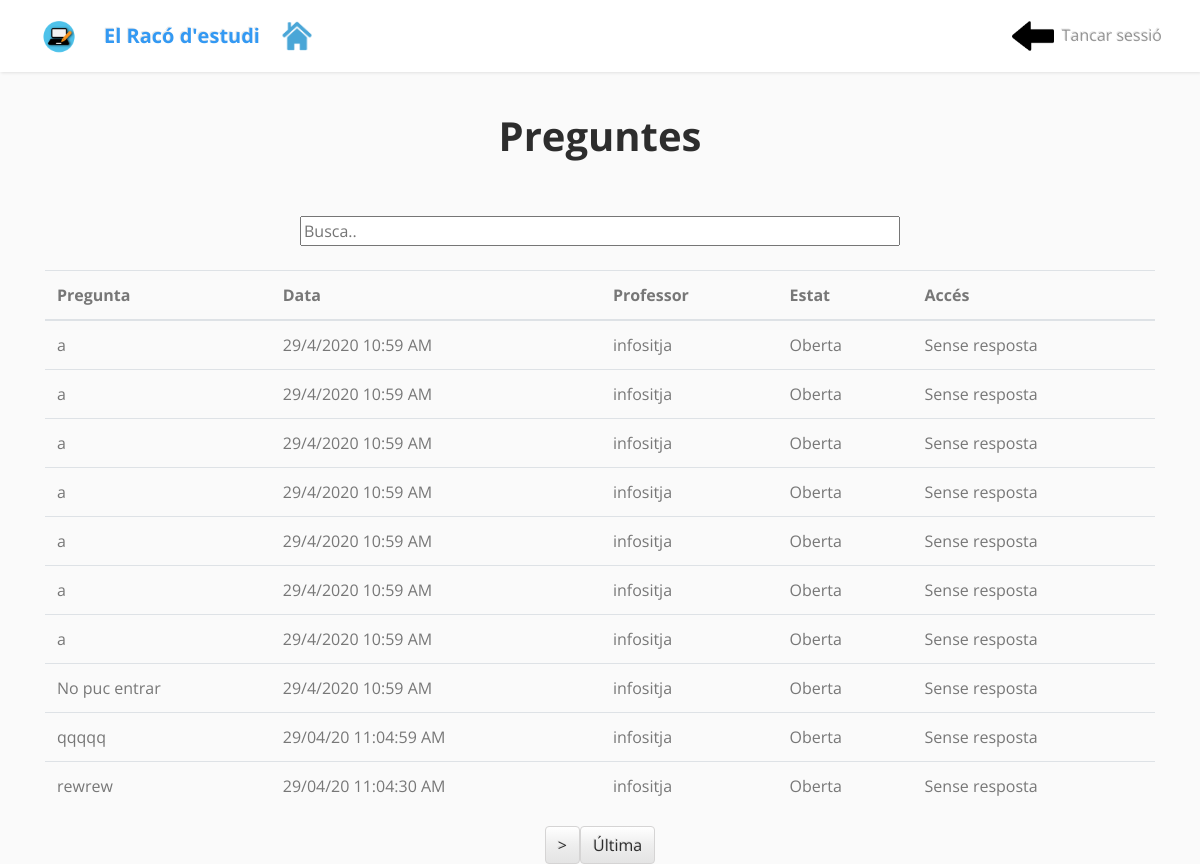
The page /main_app/preguntes.php (signed in) on the database its author committed.
### tables this page shows
CREATE TABLE IF NOT EXISTS `pregunta` (
  `id` mediumint(9) NOT NULL AUTO_INCREMENT,
  `titol` varchar(100) NOT NULL,
  `missatge` text NOT NULL,
  `Data` varchar(100) NOT NULL,
  `IDalumne` int(11) NOT NULL,
  `IDprofessor` int(11) NOT NULL,
  `tancada` tinyint(1) DEFAULT NULL,
  PRIMARY KEY (`id`),
  KEY `IDalumne` (`IDalumne`),
  KEY `IDprofessor` (`IDprofessor`)
);

CREATE TABLE IF NOT EXISTS `professor` (
  `ID` int(11) NOT NULL AUTO_INCREMENT,
  `NomUsuari` varchar(30) NOT NULL,
  `Nom` char(30) NOT NULL,
  `Contrasenya` varchar(30) NOT NULL,
  `Correu` varchar(50) NOT NULL,
  `Centre_educatiu` varchar(50) DEFAULT NULL,
  `img` varchar(300) NOT NULL,
  PRIMARY KEY (`ID`)
);

### main_app/preguntes.php (the view, shortened to what this page needs)
<?php
$idalumne = $_SESSION['idalumne'];
?>
<!DOCTYPE html>
<html>
<head>
    <link rel="stylesheet" href="../assets/bootstrap/css/bootstrap.min.css">
    <link rel="stylesheet" href="../assets/fonts/font-awesome.min.css">
    <link rel="stylesheet" href="../assets/fonts/ionicons.min.css">
    <link rel="stylesheet" href="../assets/css/Animated-Pretty-Product-List-v12.css">
    <link rel="stylesheet" href="../assets/css/Article-List.css">
    <link rel="stylesheet" href="../assets/css/Footer-Basic.css">
    <link rel="stylesheet" href="../assets/css/Footer-Dark.css">
    <link rel="stylesheet" href="../assets/css/Grid-and-List-view-V10-1.css">
    <link rel="stylesheet" href="../assets/css/Grid-and-List-view-V10.css">
    <link rel="stylesheet" href="../assets/css/Login-Form-Clean.css">
    <link rel="stylesheet" href="../assets/css/Navbar-Fixed-Side.css">
    <link rel="stylesheet" href="../assets/css/Navigation-Clean.css">
    <link rel="stylesheet" href="../assets/css/Pretty-Registration-Form.css">
    <link rel="stylesheet" href="../assets/css/Profile-Edit-Form-1.css">
    <link rel="stylesheet" href="../assets/css/Profile-Edit-Form.css">
    <link rel="stylesheet" href="../assets/css/Registration-Form-with-Photo.css">
    <link rel="stylesheet" href="../assets/css/Responsive-Form-1.css">
    <link rel="stylesheet" href="../assets/css/Responsive-Form.css">
    <link rel="stylesheet" href="../assets/css/Sidebar-1-1.css">
    <link rel="stylesheet" href="../assets/css/Sidebar-1-2.css">
    <link rel="stylesheet" href="../assets/css/sidebar-1.css">
    <link rel="stylesheet" href="../assets/css/Sidebar-Menu-1.css">
    <link rel="stylesheet" href="../assets/css/Sidebar-Menu.css">
    <link rel="stylesheet" href="../assets/css/SIdebar-Responsive-2-1.css">
    <link rel="stylesheet" href="../assets/css/SIdebar-Responsive-2.css">
    <link rel="stylesheet" href="../assets/css/Sidebar-with-sticky-icon.css">
    <link rel="stylesheet" href="../assets/css/sidebar.css">
    <link rel="stylesheet" href="../assets/css/styles.css">
</head>
<body>
    <nav class="navbar navbar-light navbar-expand sticky-top">
        <div class="container"><img id="logo" src="../assets/img/logo.png"><a class="navbar-brand" href="perfil_alumne.php"><strong>El Racó d'estudi</strong></a><a href="perfil_alumne.php"><img src="../imatges/icones/perfil.png" alt="Perfil" height="42" width="42"></a>
            <div
                class="collapse navbar-collapse text-right" id="navcol-1">
                <ul class="nav navbar-nav ml-auto">
                  <a href="perfil_alumne.php"><img src="../imatges/icones/torna.png" alt="Perfil" height="42" width="42" href="perfil_alumne.php"></a>
                    <li class="nav-item" role="presentation"><a class="nav-link" href="tancar_sessio.php">Tancar sessió</a></li>
                </ul>
        </div>
        </div>
    </nav>
    <h1><strong><center>Preguntes</center></strong></h1></br></br>
    <center><input id="myInput" type="text" placeholder="Busca.." style="width:50%;"></center></br>
    <div class="container" id="taulaprincipal">
        <table class="table">
  <thead class="black white-text">
    <tr>
      <th scope="col">Pregunta</th>
      <th scope="col">Data</th>
      <th scope="col">Professor</th>
      <th scope="col">Estat</th>
      <th scope="col">Accés</th>
    </tr>
  </thead>
  <tbody>
    <?php
    require 'conn.php';
                                    $cursos ="SELECT count(titol) as total from pregunta where IDalumne=$idalumne ";
                                    $result = $mysqli->query($cursos);
                                    if ($result->num_rows > 0) {
                                        while($row = $result->fetch_assoc()) {
                                             $totalcurs = $row["total"];
                                        }
                                    }
                                   $pagines = $totalcurs / 10;
                                   $pagi = round($pagines);
                                if ( ! isset( $_GET['pag'] ) or ! is_numeric( $_GET['pag'] ) ) {
                                    $pag = 0;
                                } else {
                                    $pag = (int) $_GET['pag'];
                                }
      require 'conn.php';
      $idalumne = $_SESSION['idalumne'];
        $sql = "SELECT p.titol, p.Data, a.NomUsuari as usuariprof, p.tancada, p.id, al.NomUsuari, p.missatge as usuarialumne from pregunta p INNER JOIN professor a ON p.IDprofessor = a.ID INNER JOIN alumne al ON p.IDalumne = al.ID where p.IDalumne=$idalumne ORDER BY p.tancada, p.Data desc LIMIT $pag, 10";
        $result = $mysqli->query($sql);
        if ($result->num_rows > 0) {
            while($row = $result->fetch_assoc()) {
                  echo"<tr>
                      <td>".utf8_encode($row["titol"])."</td>
                      <td>".$row["Data"]."</td>
                      <td>".utf8_encode($row["usuariprof"])."</td>";
                      if($row["tancada"] == 0){
                        echo"<td>Oberta</td>
                         <td>Sense resposta</td>";
                      }
                     echo"
                      </tr>";
            }
        }
    ?>
  </tbody>
</table>
      <center>
                        <?php
                            $pagin = $pag / 10;
                            $a = $pagin + 1;
                            $prev = $pag - 10;
                            $ult = ($pagi-1) * 10;
                            if(($a<$pagi)&& ( $pag == 0 )){
                            echo '<a class="btn btn-light" href="' . $_SERVER['PHP_SELF'] . '?pag=' . ( $pag + 10 ) . '">></a>';
                            echo '<a class="btn btn-light" href="' . $_SERVER['PHP_SELF'] . '?pag=' .$ult. '">Última </a>';
                            }else if(($a<$pagi) && ( $prev >= 0 )){
                                echo '<a class="btn btn-light" href="' . $_SERVER['PHP_SELF'] . '?pag=0"> Primera</a>';
                                echo '<a class="btn btn-light" href="' . $_SERVER['PHP_SELF'] . '?pag=' . $prev . '"><</a>';
                                echo '<a class="btn btn-light" href="' . $_SERVER['PHP_SELF'] . '?pag=' . ( $pag + 10 ) . '">></a>';
                                echo '<a class="btn btn-light" href="' . $_SERVER['PHP_SELF'] . '?pag=' . $ult . '">Última </a>';
                            }else if(($a>=$pagi) && ( $prev >= 0 )){
                                echo '<a class="btn btn-light" href="' . $_SERVER['PHP_SELF'] . '?pag=0"> Primera</a>';
                                echo '<a class="btn btn-light" href="' . $_SERVER['PHP_SELF'] . '?pag=' . $prev . '"><</a>';
                            }
                        ?>
                    </center>
    </div>
</body>
</html>

### assets/css/Article-List.css (style rules this page uses)
#logo { max-height: 42px; margin-right: 18px; margin-top: -3px; display: inline-block; }
.navbar-light .navbar-nav .nav-link { color: rgba(0,0,0,0.4); }

### assets/css/sidebar-1.css (style rules this page uses)
body { font-family: 'Poppins', sans-serif; background: #fafafa; }
a, a:hover, a:focus { color: inherit; text-decoration: none; transition: all 0.3s; }
.navbar { padding: 15px 10px; background: #fff; border: none; border-radius: 0; margin-bottom: 40px; box-shadow: 1px 1px 3px rgba(0, 0, 0, 0.1); }

### assets/css/Sidebar-Menu-1.css (style rules this page uses)
body { overflow-x: hidden; }

### assets/css/SIdebar-Responsive-2-1.css (style rules this page uses)
body, html { height: 100%; }

### assets/css/sidebar.css (style rules this page uses)
a, a:hover, a:focus { color: inherit; text-decoration: none; transition: all 0.3s; }
.navbar { padding: 15px 10px; background: #fff; border: none; border-radius: 0; margin-bottom: 40px; box-shadow: 1px 1px 3px rgba(0, 0, 0, 0.1); }

### assets/css/styles.css (style rules this page uses)
body { font-family: "Open Sans", -apple-system, BlinkMacSystemFont, Raleway, "Segoe UI", Roboto, "Helvetica Neue", Arial, sans-serif, "Apple Color Emoji", "Segoe UI Emoji", "Segoe UI Symbol"; }

### rows shown on the page
pregunta: titol "a", Data "29/4/2020 10:59 AM", IDprofessor.NomUsuari "infositja", tancada "Oberta"
pregunta: titol "a", Data "29/4/2020 10:59 AM", IDprofessor.NomUsuari "infositja", tancada "Oberta"
pregunta: titol "a", Data "29/4/2020 10:59 AM", IDprofessor.NomUsuari "infositja", tancada "Oberta"
pregunta: titol "a", Data "29/4/2020 10:59 AM", IDprofessor.NomUsuari "infositja", tancada "Oberta"
pregunta: titol "a", Data "29/4/2020 10:59 AM", IDprofessor.NomUsuari "infositja", tancada "Oberta"
pregunta: titol "a", Data "29/4/2020 10:59 AM", IDprofessor.NomUsuari "infositja", tancada "Oberta"
pregunta: titol "a", Data "29/4/2020 10:59 AM", IDprofessor.NomUsuari "infositja", tancada "Oberta"
pregunta: titol "No puc entrar", Data "29/4/2020 10:59 AM", IDprofessor.NomUsuari "infositja", tancada "Oberta"
pregunta: titol "qqqqq", Data "29/04/20 11:04:59 AM", IDprofessor.NomUsuari "infositja", tancada "Oberta"
pregunta: titol "rewrew", Data "29/04/20 11:04:30 AM", IDprofessor.NomUsuari "infositja", tancada "Oberta"
